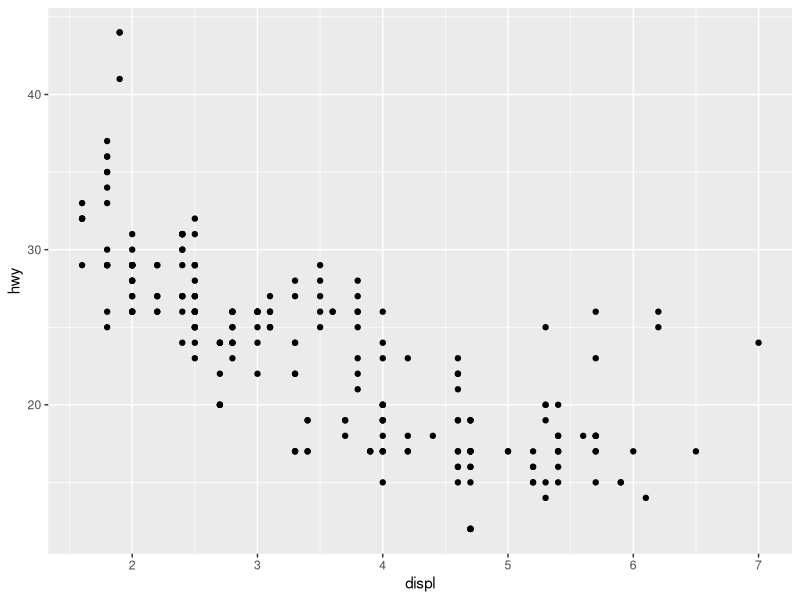
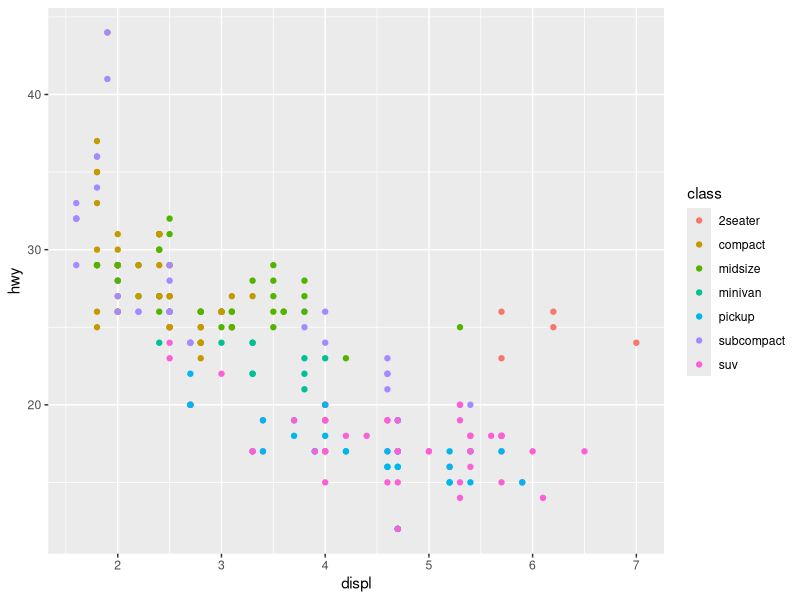
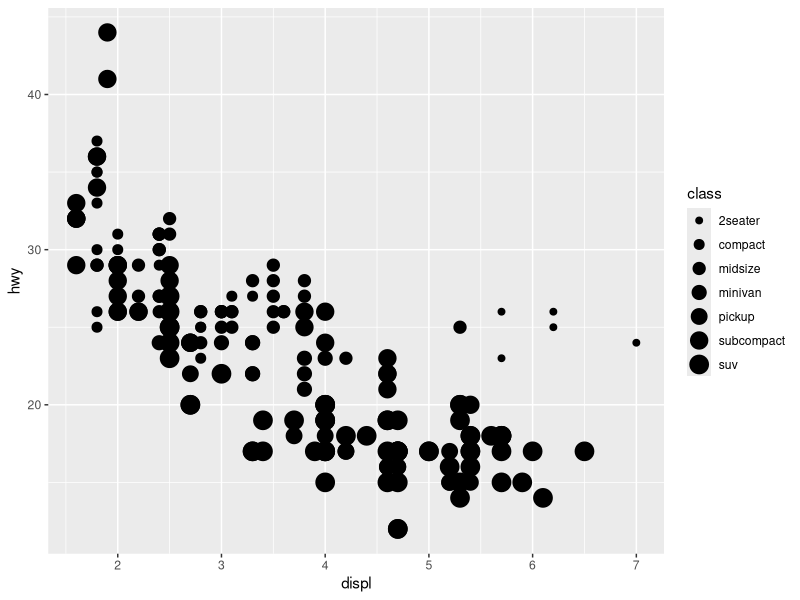
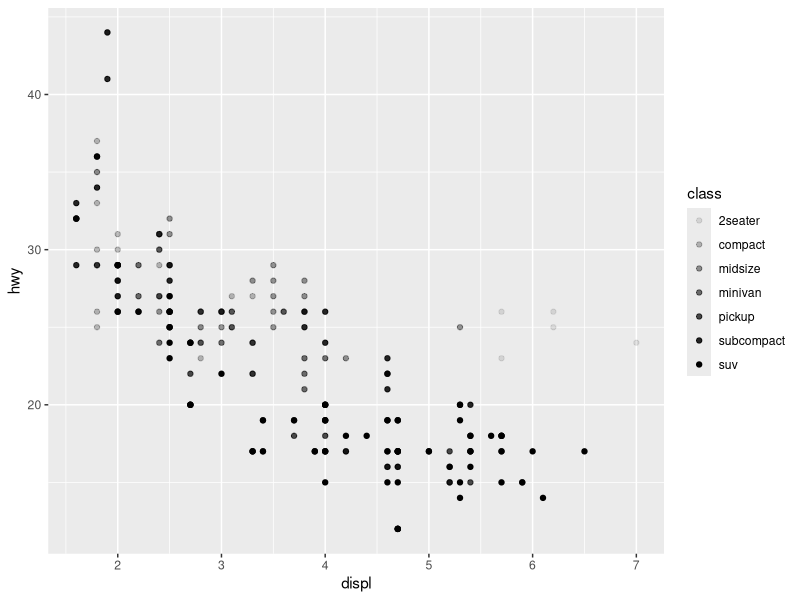
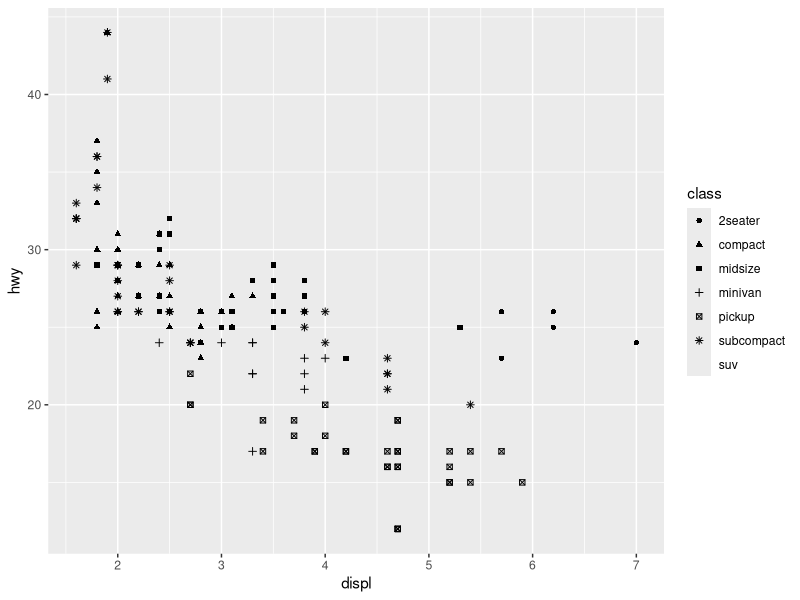
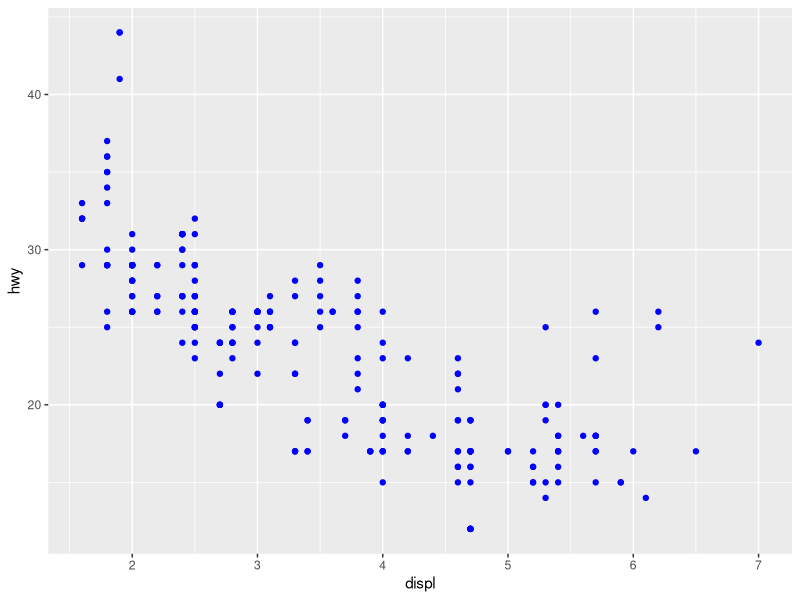

Write R code to recreate these figures, in order.
## ---- chunk 1
library(tidyverse)

knitr::opts_chunk$set(fig.height = 3, fig.width = 6)

Sys.setlocale(locale = "Lithuanian")
## ---- chunk 2

## ---- chunk 3

## ---- chunk 4
library(ggplot2)
## ---- chunk 5
library(tidyverse)
## ---- chunk 6
ggplot2::mpg
## ---- chunk 7
mpg
## ---- chunk 8
# Atsakymas kortelėje „Help“
?mpg
## ---- chunk 9
dplyr::select(mpg, displ, hwy)
## ---- chunk 10
ggplot(data = mpg) + 
  geom_point(mapping = aes(x = displ, y = hwy))
## ---- chunk 11

ggplot(data = mpg) + 
  geom_point(mapping = aes(x = displ, y = hwy, color = class))


## ---- chunk 12

ggplot(data = mpg) + 
  geom_point(mapping = aes(x = displ, y = hwy, size = class))

## ---- chunk 13
# Left
ggplot(data = mpg) + 
  geom_point(mapping = aes(x = displ, y = hwy, alpha = class))
## ---- chunk 14
# Right
ggplot(data = mpg) + 
  geom_point(mapping = aes(x = displ, y = hwy, shape = class))
## ---- chunk 15
ggplot(data = mpg) + 
  geom_point(mapping = aes(x = displ, y = hwy), color = "blue")
